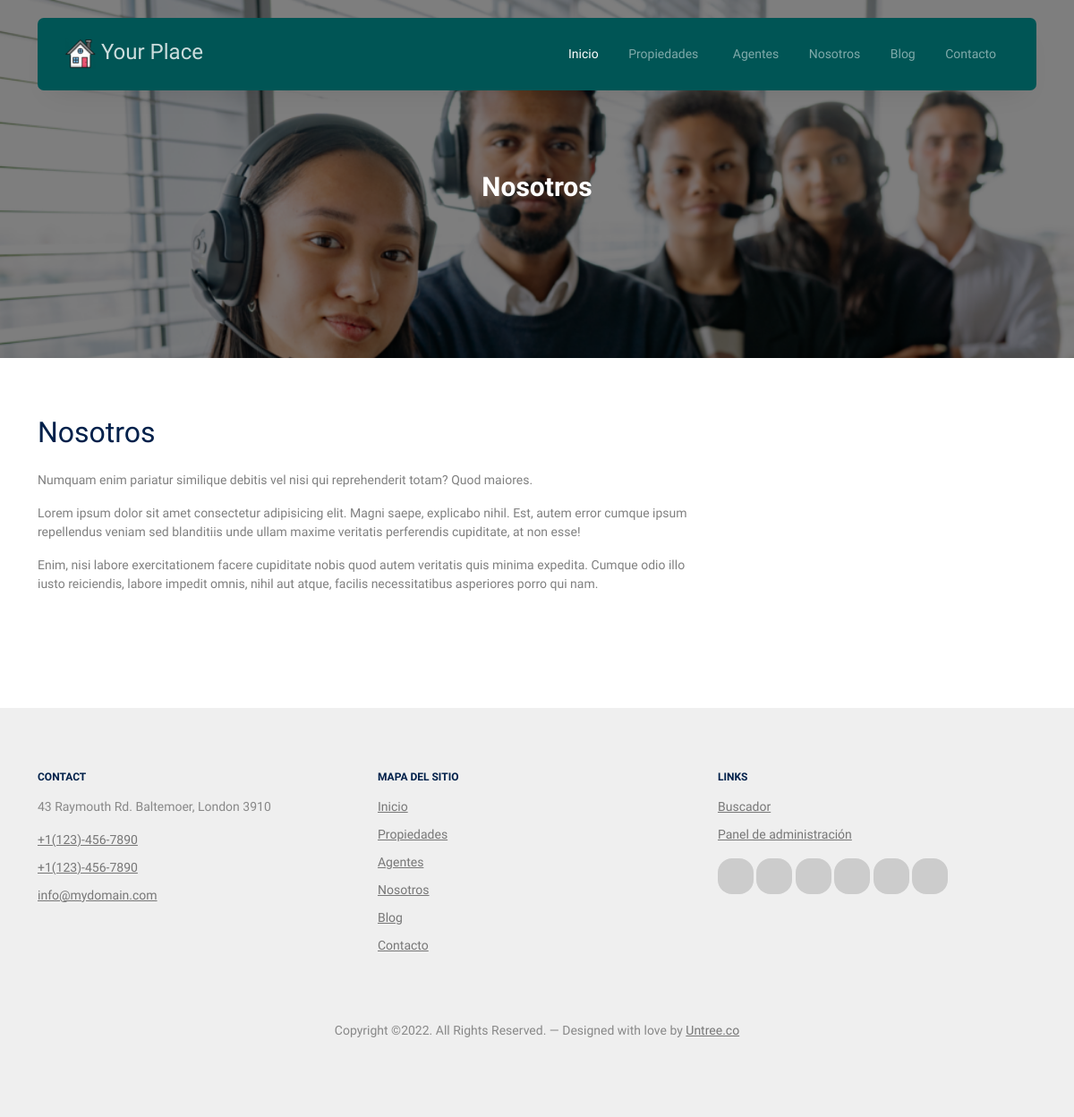
Screenshot of /nosotros/ with the database file from the repository.
### panel/models.py (models this page shows, shortened)
class Page_Model(models.Model):
    name = models.CharField(max_length=250, default='sin_nombre', verbose_name='Nombre [*]')
    title = models.CharField(max_length=250, default='Sin título', verbose_name='Título [*]')
    subtitle = models.CharField(max_length=250, null=True, blank=True, verbose_name='Subtítulo')
    abstract = RichTextField(null=True, blank=True, verbose_name='Resumen')
    content = RichTextField(verbose_name='Contenido [*]')
    date = models.DateField(null=True, blank=True, verbose_name='Fecha')
    image_main = models.ImageField(null=True, blank=True, upload_to='img_page/', default='', verbose_name='Imagen principal')
    class Meta:
        verbose_name = 'Página'
        verbose_name_plural = 'Páginas'
        ordering = ['-date']

### website/views.py (the view)
# urls.py: path('nosotros/', about, name="about"),
def about(request):
    page_content = Page_Model.objects.filter(name='about')
    context = {
        'page' : 'Nosotros',
        'page_content': page_content
    }
    return render(request, "website/about.html", context)

### website/templates/website/about.html (shortened to what this page needs)
{% extends "website/base.html" %}
{% load static %}
{% block content %}
	<div class="hero page-inner overlay" style="background-image: url('{{ page_content.0.image_main.url }}');">
		<div class="container">
			<div class="row justify-content-center align-items-center">
				<div class="col-lg-9 text-center mt-5">
					<h1 class="heading" data-aos="fade-up">{{ page }}</h1>
				</div>
			</div>
		</div>
	</div>
	<div class="section">
		<div class="container">
			<div class="row text-left mb-5">
				<div class="col-12">
					<h2 class="font-weight-bold heading text-primary mb-4">Nosotros</h2>
				</div>
				<div class="col-lg-8 mr-auto">
					<div class="text-black-50">
						{{ page_content.0.content|safe }}
					</div>
				</div>
			</div>
		</div>
	</div>
	{% endblock content %}

### rows the page displays
Page_Model: image_main (picture), title "Nosotros", content "Numquam enim pariatur similique debitis vel nisi qui reprehenderit totam? Quod maiores. Lorem ipsum dolor sit amet consectetur adipisicing elit. Magni saepe, explicabo nihil. Est, autem error cumque ipsum repellendus veniam sed blanditiis unde ullam maxime veritatis perferendis cupiditate, at non esse! Enim, nisi labore exercitationem facere cupiditate nobis quod autem veritatis quis minima expedita. Cumque odio illo iusto reiciendis, labore impedit omnis, nihil aut atque, facilis necessitatibus asperiores porro qui nam."
